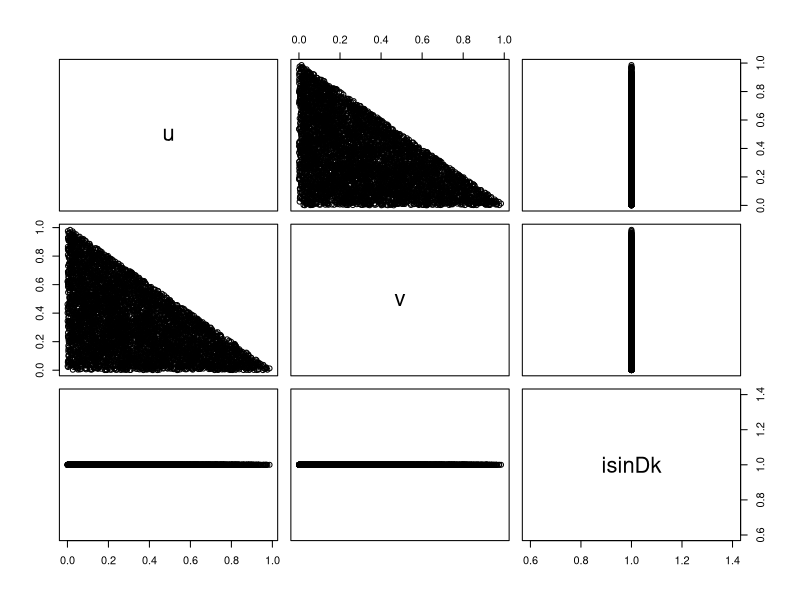
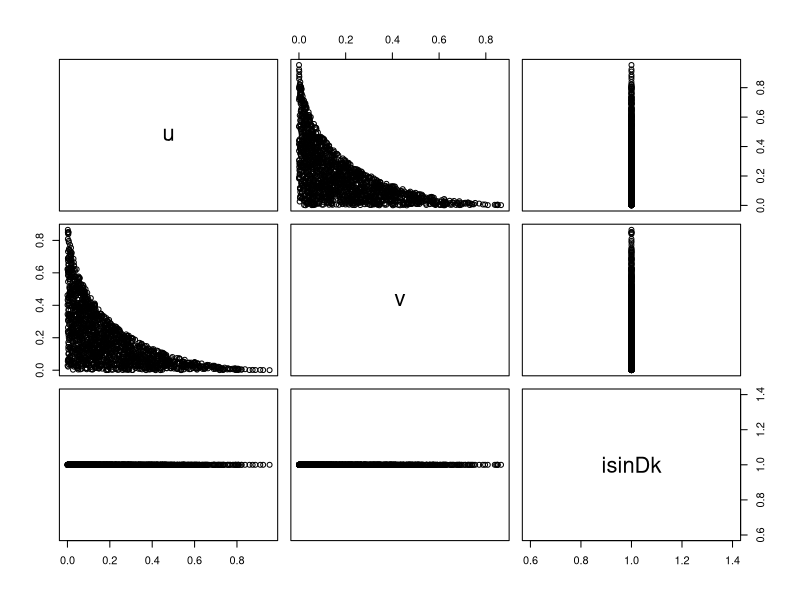
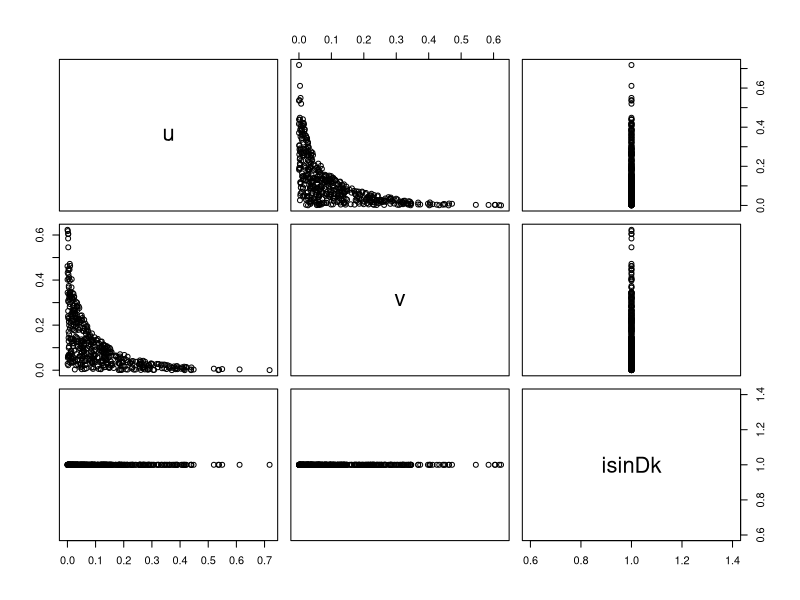
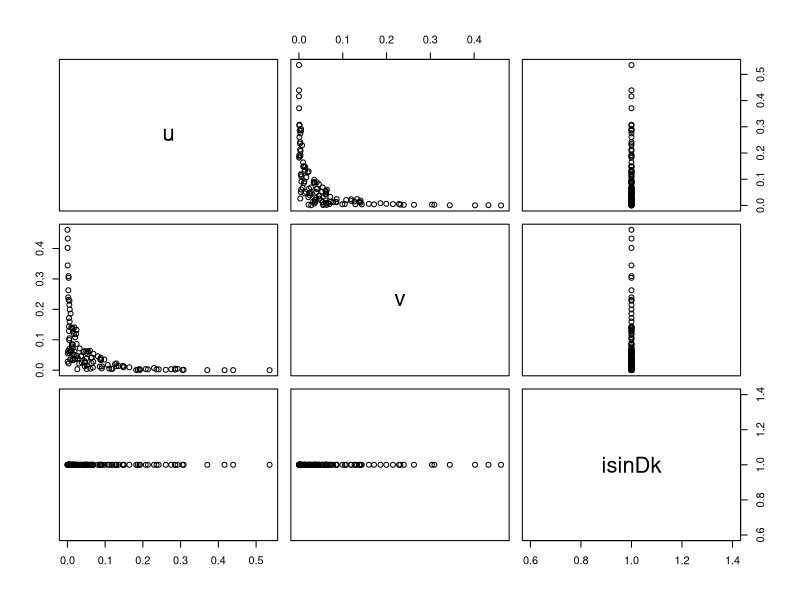
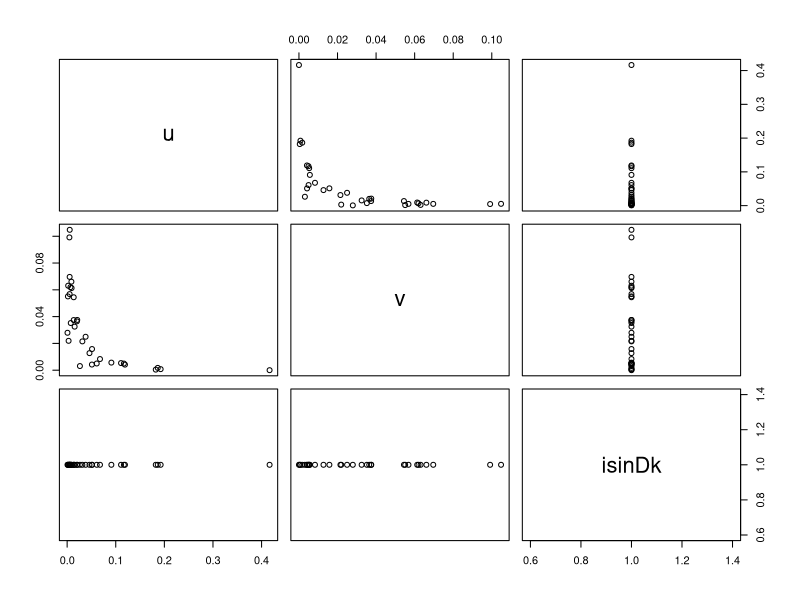

Recreate these plots in R, in order. (Note: this script raises an error after producing the figures.)
#Devoir Maison n°1
#04/10/2020
#Florent Jakubowski

#I.1 1ère variante : méthode du rejet ####

simuRejection <- function(k, n, seed, isPlotted = FALSE){
  # Input
  #k dégrés du polynôme
  #n nombres de point à tester
  #seed graine pour la génération aléatoire
  
  #1ère étape : générer n couple (u,v) aléatoire avec u et v compris [0;1]
  set.seed(seed)
  u <- runif(n) # generate samples from uniform distribution (0.0, 1.0)
  v <- runif(n)
  isinDk <- vector(,n)
  df <- data.frame(u, v, isinDk)
  
  #condition
  
  #try to use apply on df
  # test <- function(u,v){
  #   if ( u^(1/k) + v^(1/k) <= 1 ){
  #     return(u,v)
  #   }
  # }
  #apply(df, 1, function(df) test(df['u'],df['v'],df['isinDk']) )
  #df$isinDk <- apply(df[,1:2], 1, test(df$[u],df$[v]))
  
  for(i in 1:n){
    if ( df$u[i]^(1/k) + df$v[i]^(1/k) <= 1 ){
      df$isinDk[i] <- TRUE
    }
  }
  
  # print(df[(df$isinDk == TRUE),])
  if(isPlotted) {plot(df[(df$isinDk == TRUE),])}
  
}

simuRejection(1, 10000, 7)

#I.2 Mesure de la dégradation du temps de calcul ####

estimateTime <- function(k, n, seed, isPlotted = FALSE){
  for(j in k){
    print( paste("k : ",  k, " : ", system.time(simuRejection(j, n, seed, isPlotted))) )
  }
}

k <- c(1,2,3,4,5,10,20, 30, 40)

estimateTime(k, 10000, 7, TRUE)
a

#install.packages("microbenchmark")
#install.packages("ggplot2")
# library(microbenchmark)
# library(ggplot2)
# m <- microbenchmark(estimateTime(k, 10000, 7),
#                     times = 1)
# ggplot2::autoplot(m)

#
